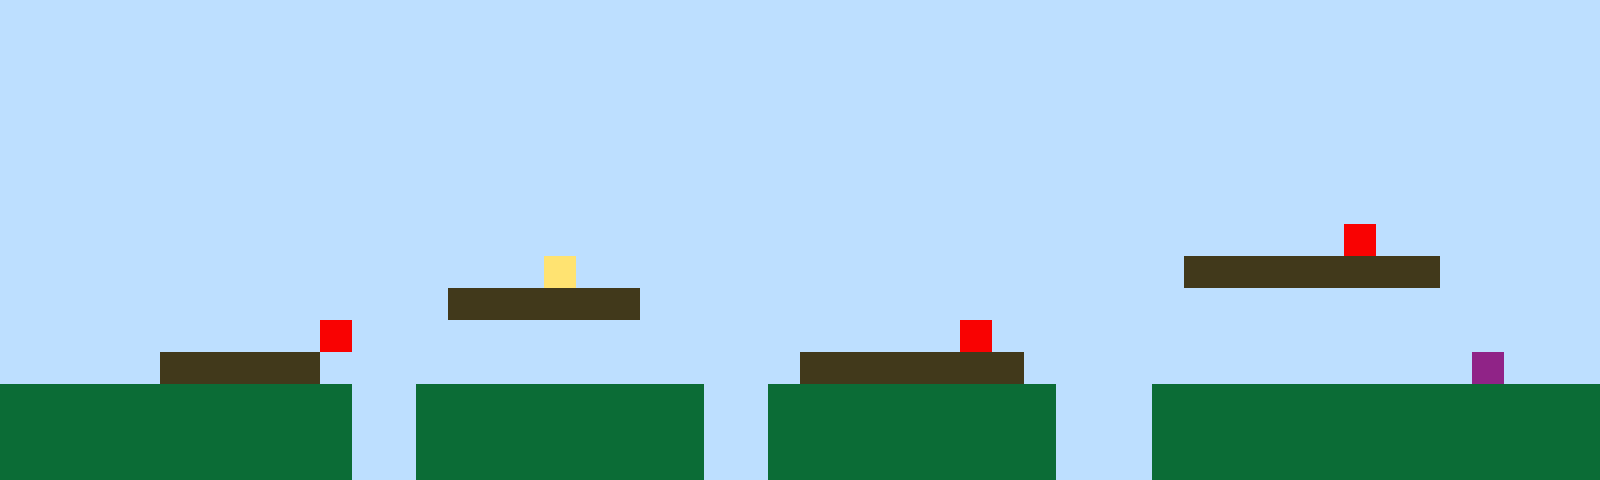

The image is a tile-based game level rendered from a .tmx file. Its description and complete source (layers, tilesets, objects, tile grids) follow:
An orthogonal 50x15 tile map with 32x32 px tiles, 1 tile layer (Tile Layer 1).

<map version="1.10" tiledversion="1.11.2" orientation="orthogonal" renderorder="right-up" width="50" height="15" tilewidth="32" tileheight="32" infinite="0" nextlayerid="2" nextobjectid="1"><editorsettings><export target="map1.csv" format="csv" /></editorsettings><tileset firstgid="1" name="sprites" tilewidth="32" tileheight="32" tilecount="6" columns="3"><image source="sprites.png" width="96" height="64" /></tileset><layer id="1" name="Tile Layer 1" width="50" height="15"><data encoding="csv">1,1,1,1,1,1,1,1,1,1,1,1,1,1,1,1,1,1,1,1,1,1,1,1,1,1,1,1,1,1,1,1,1,1,1,1,1,1,1,1,1,1,1,1,1,1,1,1,1,1,1,1,1,1,1,1,1,1,1,1,1,1,1,1,1,1,1,1,1,1,1,1,1,1,1,1,1,1,1,1,1,1,1,1,1,1,1,1,1,1,1,1,1,1,1,1,1,1,1,1,1,1,1,1,1,1,1,1,1,1,1,1,1,1,1,1,1,1,1,1,1,1,1,1,1,1,1,1,1,1,1,1,1,1,1,1,1,1,1,1,1,1,1,1,1,1,1,1,1,1,1,1,1,1,1,1,1,1,1,1,1,1,1,1,1,1,1,1,1,1,1,1,1,1,1,1,1,1,1,1,1,1,1,1,1,1,1,1,1,1,1,1,1,1,1,1,1,1,1,1,1,1,1,1,1,1,1,1,1,1,1,1,1,1,1,1,1,1,1,1,1,1,1,1,1,1,1,1,1,1,1,1,1,1,1,1,1,1,1,1,1,1,1,1,1,1,1,1,1,1,1,1,1,1,1,1,1,1,1,1,1,1,1,1,1,1,1,1,1,1,1,1,1,1,1,1,1,1,1,1,1,1,1,1,1,1,1,1,1,1,1,1,1,1,1,1,1,1,1,1,1,1,1,1,1,1,1,1,1,1,1,1,1,1,1,1,1,1,1,1,1,1,1,1,1,1,1,1,1,1,1,1,1,1,1,1,1,1,1,1,1,1,1,1,1,1,1,1,1,1,1,1,1,1,1,1,1,1,1,1,1,1,1,1,1,1,1,1,1,1,1,1,1,1,1,1,1,1,1,1,1,1,1,1,1,1,1,1,1,1,1,1,5,1,1,1,1,1,1,1,1,1,1,1,1,1,1,1,1,1,1,1,1,1,1,1,1,4,1,1,1,1,1,1,1,1,1,1,1,1,1,1,1,1,1,1,1,3,3,3,3,3,3,3,3,1,1,1,1,1,1,1,1,1,1,1,1,1,1,1,1,1,1,1,3,3,3,3,3,3,1,1,1,1,1,1,1,1,1,1,1,1,1,1,1,1,1,1,1,1,1,1,1,1,1,1,1,1,1,1,1,1,1,1,1,1,1,1,1,1,5,1,1,1,1,1,1,1,1,1,1,1,1,1,1,1,1,1,1,1,5,1,1,1,1,1,1,1,1,1,1,1,1,1,1,1,1,1,1,1,1,1,1,1,1,3,3,3,3,3,1,1,1,1,1,1,1,1,1,1,1,1,1,1,1,3,3,3,3,3,3,3,1,1,1,1,1,1,1,1,1,1,1,1,1,1,6,1,1,1,2,2,2,2,2,2,2,2,2,2,2,1,1,2,2,2,2,2,2,2,2,2,1,1,2,2,2,2,2,2,2,2,2,1,1,1,2,2,2,2,2,2,2,2,2,2,2,2,2,2,2,2,2,2,2,2,2,2,2,2,2,1,1,2,2,2,2,2,2,2,2,2,1,1,2,2,2,2,2,2,2,2,2,1,1,1,2,2,2,2,2,2,2,2,2,2,2,2,2,2,2,2,2,2,2,2,2,2,2,2,2,1,1,2,2,2,2,2,2,2,2,2,1,1,2,2,2,2,2,2,2,2,2,1,1,1,2,2,2,2,2,2,2,2,2,2,2,2,2,2</data></layer></map>
